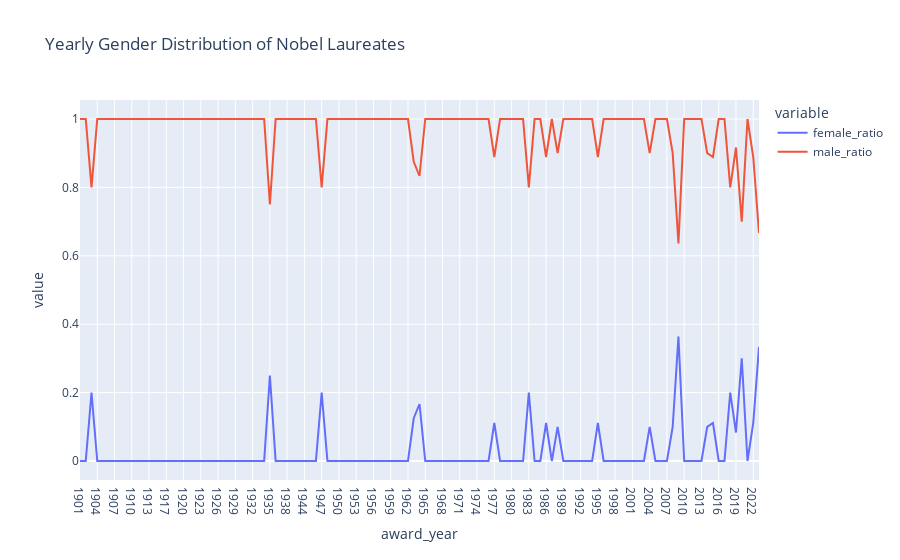

Notebook code for this chart:
### Code cell
fig = px.line(yearly_ratio, x=yearly_ratio.index, y=['female_ratio', 'male_ratio'], title='Yearly Gender Distribution of Nobel Laureates')
fig.show()

### Figure 1 — Plotly figure (JSON) as saved in the notebook; plotly's stock layout.template omitted (floating-point values rounded to 4 significant figures)
{"data": [{"hovertemplate": "variable=female_ratio<br>award_year=%{x}<br>value=%{y}<extra></extra>", "legendgroup": "female_ratio", "line": {"color": "#636efa", "dash": "solid"}, "marker": {"symbol": "circle"}, "mode": "lines", "name": "female_ratio", "orientation": "v", "showlegend": true, "type": "scatter", "x": ["1901", "1902", "1903", "1904", "1905", "1906", "1907", "1908", "1909", "1910", "1911", "1912", "1913", "1914", "1915", "1917", "1918", "1919", "1920", "1921", "1922", "1923", "1924", "1925", "1926", "1927", "1928", "1929", "1930", "1931", "1932", "1933", "1934", "1935", "1936", "1937", "1938", "1939", "1943", "1944", "1945", "1946", "1947", "1948", "1949", "1950", "1951", "1952", "1953", "1954", "1955", "1956", "1957", "1958", "1959", "1960", "1961", "1962", "1963", "1964", "1965", "1966", "1967", "1968", "1969", "1970", "1971", "1972", "1973", "1974", "1975", "1976", "1977", "1978", "1979", "1980", "1981", "1982", "1983", "1984", "1985", "1986", "1987", "1988", "1989", "1990", "1991", "1992", "1993", "1994", "1995", "1996", "1997", "1998", "1999", "2000", "2001", "2002", "2003", "2004", "2005", "2006", "2007", "2008", "2009", "2010", "2011", "2012", "2013", "2014", "2015", "2016", "2017", "2018", "2019", "2020", "2021", "2022", "2023"], "xaxis": "x", "y": [0, 0, 0.2, 0, 0, 0, 0, 0, 0, 0, 0, 0, 0, 0, 0, 0, 0, 0, 0, 0, 0, 0, 0, 0, 0, 0, 0, 0, 0, 0, 0, 0, 0, 0.25, 0, 0, 0, 0, 0, 0, 0, 0, 0.2, 0, 0, 0, 0, 0, 0, 0, 0, 0, 0, 0, 0, 0, 0, 0, 0.125, 0.1667, 0, 0, 0, 0, 0, 0, 0, 0, 0, 0, 0, 0, 0.1111, 0, 0, 0, 0, 0, 0.2, 0, 0, 0.1111, 0, 0.1, 0, 0, 0, 0, 0, 0, 0.1111, 0, 0, 0, 0, 0, 0, 0, 0, 0.1, 0, 0, 0, 0.1, 0.3636, 0, 0, 0, 0, 0.1, 0.1111, 0, 0, 0.2, 0.08333, 0.3, 0, 0.1111, 0.3333], "yaxis": "y"}, {"hovertemplate": "variable=male_ratio<br>award_year=%{x}<br>value=%{y}<extra></extra>", "legendgroup": "male_ratio", "line": {"color": "#EF553B", "dash": "solid"}, "marker": {"symbol": "circle"}, "mode": "lines", "name": "male_ratio", "orientation": "v", "showlegend": true, "type": "scatter", "x": ["1901", "1902", "1903", "1904", "1905", "1906", "1907", "1908", "1909", "1910", "1911", "1912", "1913", "1914", "1915", "1917", "1918", "1919", "1920", "1921", "1922", "1923", "1924", "1925", "1926", "1927", "1928", "1929", "1930", "1931", "1932", "1933", "1934", "1935", "1936", "1937", "1938", "1939", "1943", "1944", "1945", "1946", "1947", "1948", "1949", "1950", "1951", "1952", "1953", "1954", "1955", "1956", "1957", "1958", "1959", "1960", "1961", "1962", "1963", "1964", "1965", "1966", "1967", "1968", "1969", "1970", "1971", "1972", "1973", "1974", "1975", "1976", "1977", "1978", "1979", "1980", "1981", "1982", "1983", "1984", "1985", "1986", "1987", "1988", "1989", "1990", "1991", "1992", "1993", "1994", "1995", "1996", "1997", "1998", "1999", "2000", "2001", "2002", "2003", "2004", "2005", "2006", "2007", "2008", "2009", "2010", "2011", "2012", "2013", "2014", "2015", "2016", "2017", "2018", "2019", "2020", "2021", "2022", "2023"], "xaxis": "x", "y": [1, 1, 0.8, 1, 1, 1, 1, 1, 1, 1, 1, 1, 1, 1, 1, 1, 1, 1, 1, 1, 1, 1, 1, 1, 1, 1, 1, 1, 1, 1, 1, 1, 1, 0.75, 1, 1, 1, 1, 1, 1, 1, 1, 0.8, 1, 1, 1, 1, 1, 1, 1, 1, 1, 1, 1, 1, 1, 1, 1, 0.875, 0.8333, 1, 1, 1, 1, 1, 1, 1, 1, 1, 1, 1, 1, 0.8889, 1, 1, 1, 1, 1, 0.8, 1, 1, 0.8889, 1, 0.9, 1, 1, 1, 1, 1, 1, 0.8889, 1, 1, 1, 1, 1, 1, 1, 1, 0.9, 1, 1, 1, 0.9, 0.6364, 1, 1, 1, 1, 0.9, 0.8889, 1, 1, 0.8, 0.9167, 0.7, 1, 0.8889, 0.6667], "yaxis": "y"}], "layout": {"legend": {"title": {"text": "variable"}, "tracegroupgap": 0}, "title": {"text": "Yearly Gender Distribution of Nobel Laureates"}, "xaxis": {"anchor": "y", "domain": [0, 1], "title": {"text": "award_year"}}, "yaxis": {"anchor": "x", "domain": [0, 1], "title": {"text": "value"}}}}
